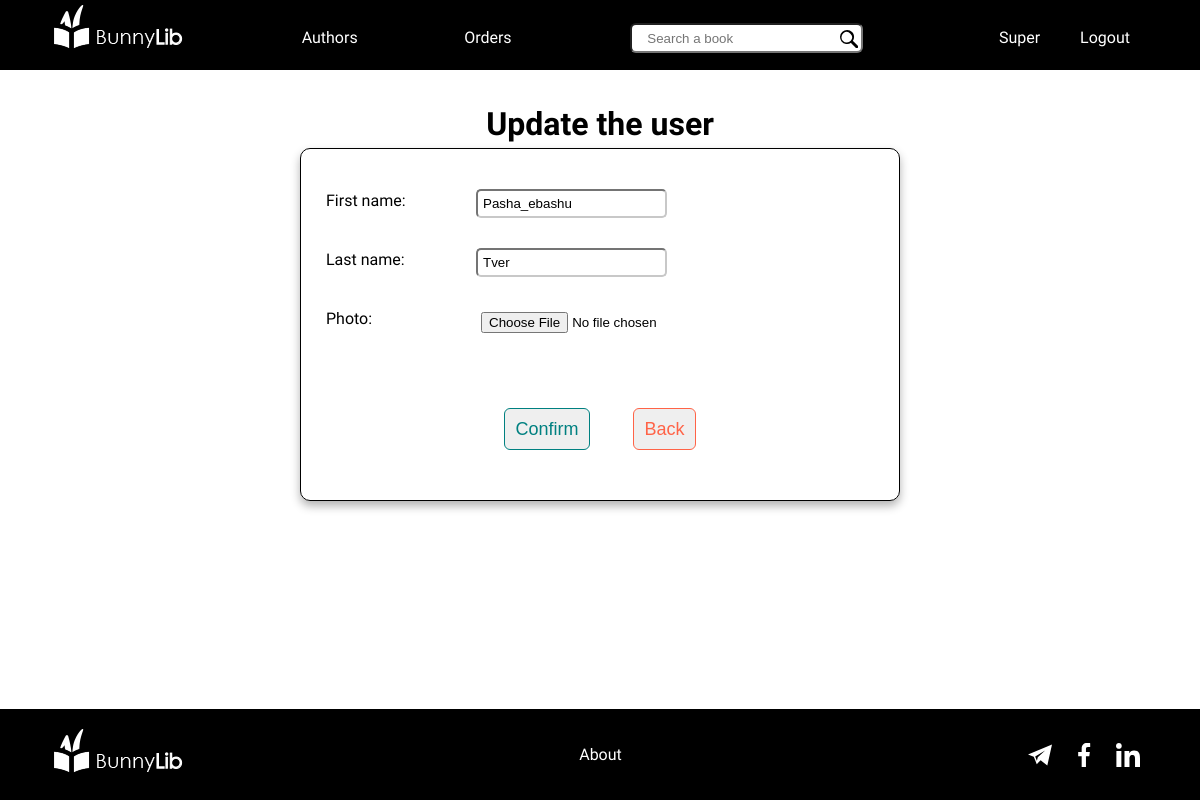
/users/3/update (signed in), run on an earlier commit of the app's database.
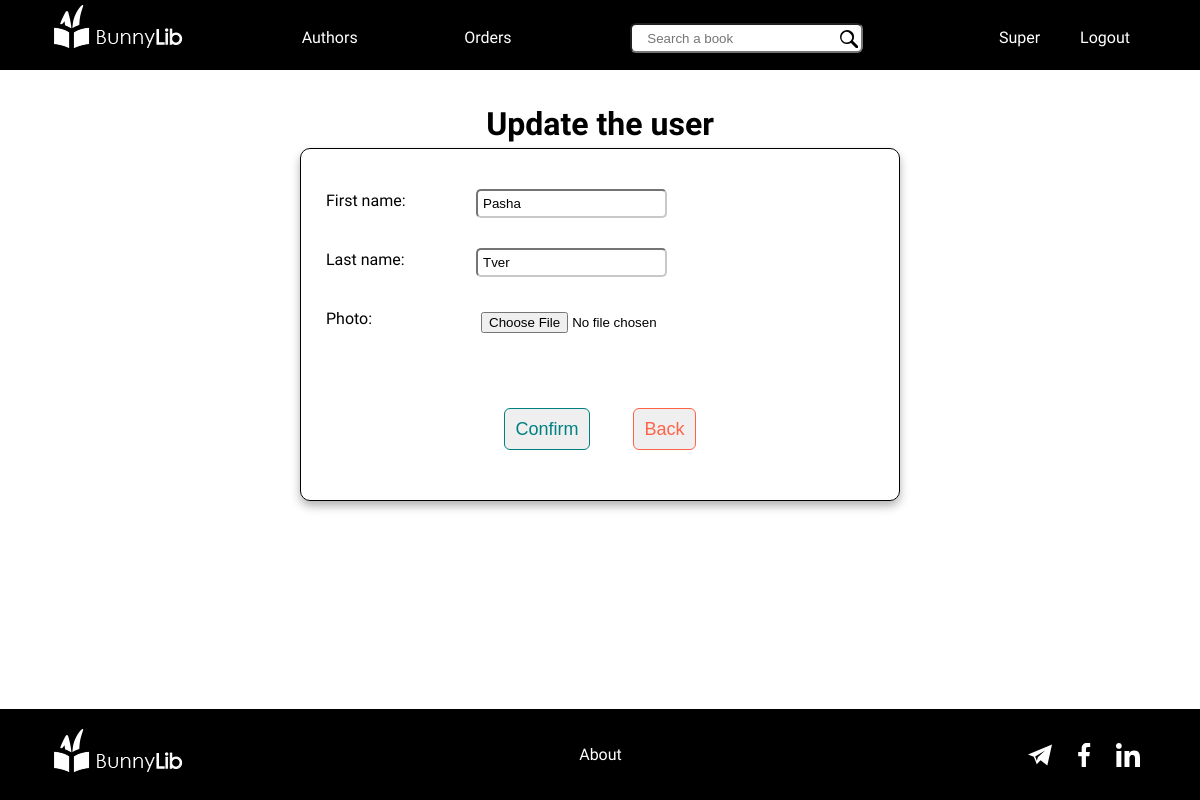
And on a later commit of the database.
### authentication/models.py (models this page shows, shortened)
class CustomUser(AbstractBaseUser):
    first_name = models.CharField(blank=True, max_length=20)
    last_name = models.CharField(blank=True, max_length=20)
    email = models.EmailField(max_length=100, unique=True, validators=[validate_email])
    password = models.CharField(max_length=128, validators=[validate_password])
    updated_at = models.DateTimeField(auto_now=True)
    created_at = models.DateTimeField(auto_now_add=True, editable=False)
    role = models.IntegerField(default=0, choices=ROLE_CHOICES)
    is_active = models.BooleanField(default=False)
    photo = CloudinaryField('image', blank=True, null=True)
    REQUIRED_FIELDS = []
    USERNAME_FIELD = 'email'
    objects = CustomUserManager()
    @staticmethod
    def get_by_id(user_id):
        try:
            user = CustomUser.objects.get(id=user_id)
        except CustomUser.DoesNotExist:
            raise Exception("User does not exist.")
        else:
            return user

### authentication/decorators.py (the view)
    def wrapper_func(request, *args, **kwargs):
        if request.user.is_authenticated:
            return view_func(request, *args, **kwargs)
        else:
            return redirect('custom_login')

### authentication/forms.py
class UserUpdate(forms.ModelForm):
    class Meta:
        model = CustomUser
        fields = ['first_name', 'last_name', 'photo']
        widgets = {
            'first_name': forms.TextInput(attrs={'class': 'form-control',
                                                 'id': 'first_name',
                                                 'placeholder': 'First name'}),
            'last_name': forms.TextInput(attrs={'class': 'form-control',
                                                'id': 'last_name',
                                                'placeholder': 'Last name'}),
            'photo': forms.FileInput(attrs={'class': 'form-control',
                                            'id': 'file'}),
        }

### authentication/views.py (called while the page is built)
@if_user_auth
@user_is_staff
def su_user_update(request, id):
    user = CustomUser.get_by_id(user_id=id)
    user_form = UserUpdate(instance=user)
    if request.method == 'POST':
        user_form = UserUpdate(request.POST, request.FILES, instance=user)
        if user_form.is_valid():
            user.update(**user_form.cleaned_data)
            return redirect('user_by_id', user.id)
    return render(request, 'user_update_.html', context={'form': user_form})

### authentication/templates/user_update_.html (shortened to what this page needs)
{% extends 'base_.html' %}
{% load static %}
{% block content %}
<link rel="stylesheet" type="text/css" href="{% static 'css/authentication/user_update_my.css' %}">
<div class="user__update">
    <div class="user__update-title">
        <h1>Update the user</h1>
    </div>
    <form class="input__form" action="" enctype="multipart/form-data" method="POST">
            <div class="input__form-user">
                <label class="form__label" for="first_name">
                    First name:
                </label>
                {{ form.first_name }}
            </div>
            <div class="input__form-user">
                <label class="form__label" for="last_name">
                    Last name:
                </label>
                {{ form.last_name }}
            </div>
            <div class="input__form-user">
                <label class="form__label" for="file">
                    Photo:
                </label>
                {{ form.photo }}
            </div>
            <div class="input__form-user">
        <div class="input__form-buttons">
            <button class="btn btn-confirm" type="submit">
                Confirm
            </button>
            <button class="btn btn-cancel" type="button" onClick="javascript:history.go(-1);">
                Back
            </button>
        </div>
    </form>
</div>
{% endblock %}

What changed in the data, as far as the page shows it:
changed CustomUser "Tver": first_name "Pasha_ebashu" → "Pasha"
